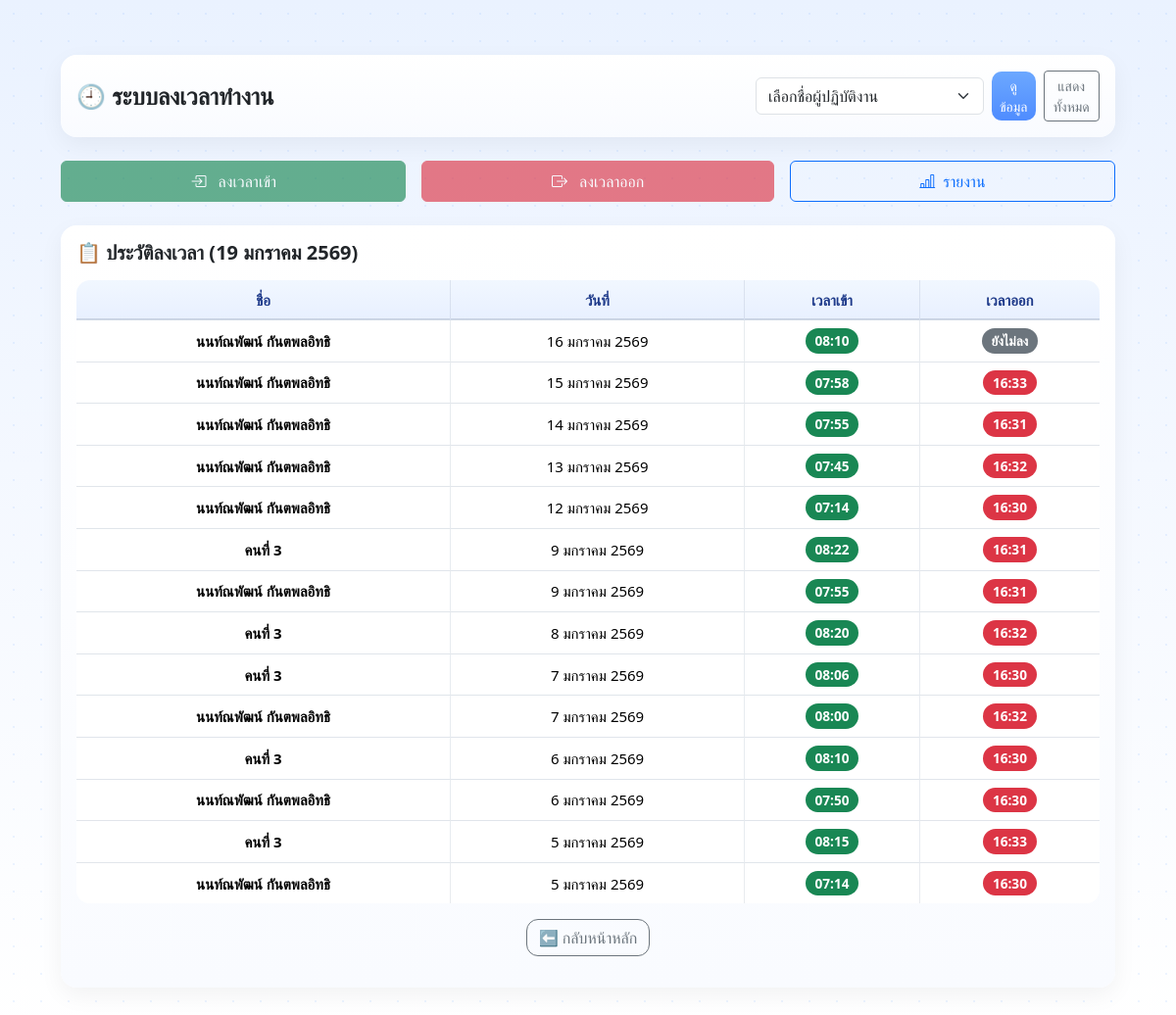
The page /attendance on the database as committed earlier.
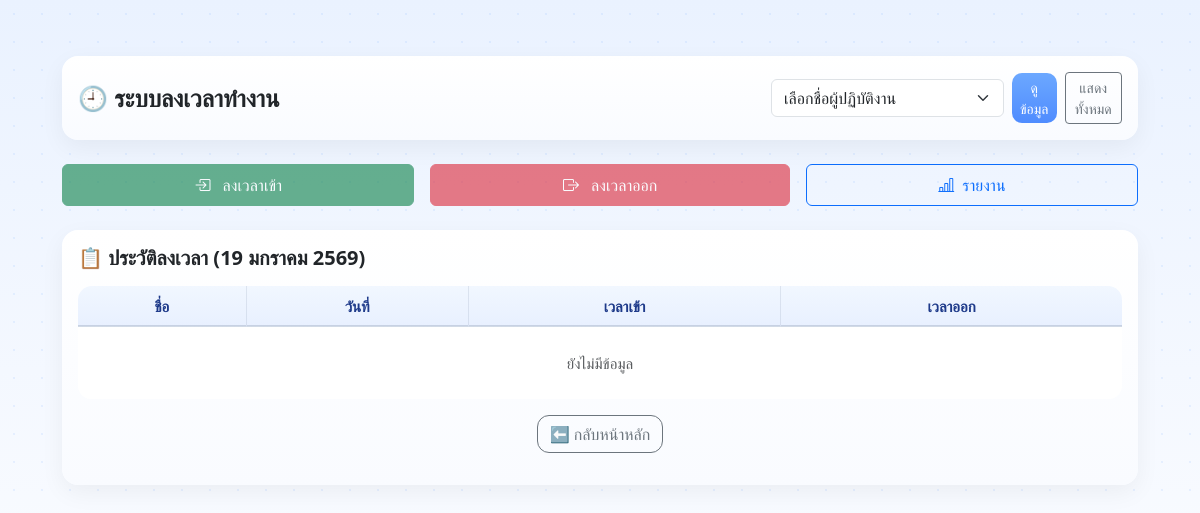
The same page on the database as committed later.
### tables this page shows
CREATE TABLE attendance (
            id INTEGER PRIMARY KEY AUTOINCREMENT,
            staff_name TEXT NOT NULL,
            work_date TEXT NOT NULL,
            time_in TEXT,
            time_out TEXT,
            note TEXT
        );

### app.py (the view)
@app.route("/attendance", methods=["GET"])
def attendance_page():
    now = datetime.now()
    from calendar import monthrange
    year = now.year
    month = now.month
    month_start = f"{year}-{month:02d}-01"
    last_day = monthrange(year, month)[1]
    month_end = f"{year}-{month:02d}-{last_day}"
    selected_staff = request.args.get("staff_name", "")
    conn = sqlite3.connect(DB_NAME)
    conn.row_factory = sqlite3.Row
    cur = conn.cursor()
    if selected_staff is not None and selected_staff != "":
        cur.execute("""
            SELECT staff_name, work_date, time_in, time_out, note
            FROM attendance
            WHERE staff_name = ?
            AND work_date BETWEEN ? AND ?
            ORDER BY work_date DESC
        """, (selected_staff, month_start, month_end))
    else:
        cur.execute("""
            SELECT staff_name, work_date, time_in, time_out, note
            FROM attendance
            WHERE work_date BETWEEN ? AND ?
            ORDER BY work_date DESC, staff_name
        """, (month_start, month_end))
    records = cur.fetchall()
    conn.close()
    today_th = format_date_th_short(now.strftime("%Y-%m-%d"))
    return render_template(
        "attendance.html",
        records=records,
        selected_staff=selected_staff,
        today_th=today_th,
        format_date_th_short=format_date_th_short
    )

### app.py (called while the page is built)
def format_date_th_short(date_str):
    if not date_str:
        return ""
    try:
        dt = datetime.strptime(date_str, "%Y-%m-%d")
        thai_months = [
            "มกราคม", "กุมภาพันธ์", "มีนาคม", "เมษายน",
            "พฤษภาคม", "มิถุนายน", "กรกฎาคม", "สิงหาคม",
            "กันยายน", "ตุลาคม", "พฤศจิกายน", "ธันวาคม"
        ]
        return f"{dt.day} {thai_months[dt.month-1]} {dt.year + 543}"
    except:
        return date_str

### templates/attendance.html (shortened to what this page needs)
<!DOCTYPE html>
<html lang="th">
<head>
    <link href="https://cdn.jsdelivr.net/npm/bootstrap@5.3.2/dist/css/bootstrap.min.css" rel="stylesheet">
    <link rel="stylesheet"
      href="https://cdn.jsdelivr.net/npm/bootstrap-icons@1.11.1/font/bootstrap-icons.css">
    <link rel="stylesheet" href="/static/theme.css">
</head>
<body>
<div class="container mt-4">
    <div class="card mb-4">
        <div class="card-body d-flex align-items-center justify-content-between flex-wrap gap-3">
            <h4 class="mb-0 fw-bold">🕘 ระบบลงเวลาทำงาน</h4>
            <form method="get" action="/attendance" class="d-flex gap-2 align-items-center">
                <select name="staff_name" class="form-select" required style="min-width:200px">
                    <option value="">เลือกชื่อผู้ปฏิบัติงาน</option>
                </select>
                <button class="btn btn-primary btn-sm">
                    ดูข้อมูล
                </button>
                <a href="/attendance" class="btn btn-outline-secondary btn-sm">
                    แสดงทั้งหมด
                </a>
            </form>
        </div>
    </div>
    <div class="d-flex gap-3 mb-4">
        <form method="post" action="/attendance/checkin" class="m-0 flex-fill">
            <button class="btn btn-success w-100 py-2"
                    {% if not selected_staff %}disabled{% endif %}>
                <i class="bi bi-box-arrow-in-right me-2"></i>
                ลงเวลาเข้า
            </button>
        </form>
        <form method="post" action="/attendance/checkout" class="m-0 flex-fill">
            <button class="btn btn-danger w-100 py-2"
                    {% if not selected_staff %}disabled{% endif %}>
                <i class="bi bi-box-arrow-right me-2"></i>
                ลงเวลาออก
            </button>
        </form>
        <a href="/work-compare"
        class="btn btn-outline-primary w-20 py-2 flex-fill d-flex align-items-center justify-content-center">
            <i class="bi bi-bar-chart-line me-2"></i>
            รายงาน
        </a>
    </div>
    <div class="card">
        <div class="card-body">
            <h5 class="fw-bold mb-3">
                📋 ประวัติลงเวลา ({{ today_th }})
            </h5>
            <div class="table-responsive">
                <table class="table table-bordered align-middle text-center">
                    <thead class="table-light">
                        <tr>
                            <th>ชื่อ</th>
                            <th>วันที่</th>
                            <th>เวลาเข้า</th>
                            <th>เวลาออก</th>
                        </tr>
                    </thead>
                    <tbody>
                        {% if records %}
                            {% for r in records %}
                            <tr>
                                <td class="fw-semibold">{{ r.staff_name }}</td>
                                <td>{{ format_date_th_short(r.work_date) }}</td>
                                <td>
                                    {% if r.time_in %}
                                        <span class="badge bg-success badge-status">{{ r.time_in }}</span>
                                    {% else %}
                                        <span class="badge bg-secondary badge-status">ยังไม่ลง</span>
                                    {% endif %}
                                </td>
                                <td>
                                    {% if r.time_out %}
                                        <span class="badge bg-danger badge-status">{{ r.time_out }}</span>
                                    {% else %}
                                        <span class="badge bg-secondary badge-status">ยังไม่ลง</span>
                                    {% endif %}
                                </td>
                            </tr>
                            {% endfor %}
                        {% else %}
                            <tr>
                                <td colspan="4" class="text-muted py-4">
                                    ยังไม่มีข้อมูล
                                </td>
                            </tr>
                        {% endif %}
                    </tbody>
                </table>
                <div class="text-center mb-3">
                <a href="/" class="btn btn-outline-secondary"
                style="border-radius: 12px;">
                    ⬅️ กลับหน้าหลัก
                </a>
            </div>
            </div>
        </div>
    </div>
</div>
</body>
</html>

### static/theme.css (style rules this page uses)
:root { --primary: #6CA8FF; --bg: #F5F9FF; --card: #FFFFFF; --border: #E6EDFA; --text-main: #1F2937; --text-muted: #94A3B8; }
body { background-color: var(--bg); color: var(--text-main); font-family: "Segoe UI", Tahoma, sans-serif; }
.card { background: var(--card); border-radius: 16px; border: 1px solid var(--border); box-shadow: 0 20px 40px rgba(108,168,255,.12); }
.btn-primary { background: var(--primary); border-color: var(--primary); border-radius: 10px; }
.table th, .table td { white-space: nowrap; vertical-align: middle; }
.table th:not(:last-child), .table td:not(:last-child) { border-right: 1px solid rgba(148, 163, 184, 0.22); }
.table th, .table td { text-align: center; vertical-align: middle; }
body { background: linear-gradient( 180deg, #eaf2ff 0%, #f4f8ff 45%, #ffffff 100% ); min-height: 100vh; font-size: 15px; line-height: 1.6; color: #1f2937; }
body::before { content: ""; position: fixed; inset: 0; background-image: radial-gradient(rgba(108,168,255,0.12) 1px, transparent 1px); background-size: 28px 28px; pointer-events: none; z-index: -1; }
.container { max-width: 1100px; padding-top: 32px; padding-bottom: 48px; }
.btn { transition: all .2s ease; }
.btn-primary { background: linear-gradient(180deg, #6ca8ff, #4f8cff); border: none; }
.section-box, .card, .table-box { background: linear-gradient( 180deg, #ffffff 0%, #f9fbff 100% ); border-radius: 18px; border: 1px solid rgba(108, 168, 255, 0.18); box-shadow: 0 18px 40px rgba(59, 130, 246, 0.12); }
.table { border-collapse: separate; border-spacing: 0; border-radius: 14px; overflow: hidden; background: #ffffff; }
.table thead th { background: transparent; color: #1e3a8a; font-weight: 600; border-bottom: 1px solid rgba(148, 163, 184, 0.35); }
.table th, .table td { text-align: center; vertical-align: middle; border: none; }
body { font-family: "Prompt", "Segoe UI", Tahoma, sans-serif; }
.table-responsive { overflow: visible; }
.table thead th { position: sticky; top: 0; z-index: 10; background: linear-gradient( 180deg, #f1f7ff 0%, #e8f0ff 100% ); box-shadow: inset 0 -1px 0 rgba(148,163,184,0.4); }
.card-body { padding-top: 1rem; }

### templates/attendance.html (style rules this page uses)
body { background: linear-gradient( 180deg, #eaf2ff 0%, #f4f8ff 45%, #ffffff 100% ); min-height: 100vh; }
.card { border-radius: 16px; box-shadow: 0 8px 24px rgba(0,0,0,0.05); border: none; }

Rows that differ between the two databases and show on the page:
removed attendance: staff_name "นนท์ณพัฒน์ กันตพลอิทธิ", work_date "16 มกราคม 2569", time_in "08:10", shows "ยังไม่ลง"
removed attendance: staff_name "นนท์ณพัฒน์ กันตพลอิทธิ", work_date "15 มกราคม 2569", time_in "07:58", time_out "16:33"
removed attendance: staff_name "นนท์ณพัฒน์ กันตพลอิทธิ", work_date "14 มกราคม 2569", time_in "07:55", time_out "16:31"
removed attendance: staff_name "นนท์ณพัฒน์ กันตพลอิทธิ", work_date "13 มกราคม 2569", time_in "07:45", time_out "16:32"
removed attendance: staff_name "นนท์ณพัฒน์ กันตพลอิทธิ", work_date "12 มกราคม 2569", time_in "07:14", time_out "16:30"
removed attendance: staff_name "คนที่ 3", work_date "9 มกราคม 2569", time_in "08:22", time_out "16:31"
removed attendance: staff_name "นนท์ณพัฒน์ กันตพลอิทธิ", work_date "9 มกราคม 2569", time_in "07:55", time_out "16:31"
removed attendance: staff_name "คนที่ 3", work_date "8 มกราคม 2569", time_in "08:20", time_out "16:32"
removed attendance: staff_name "คนที่ 3", work_date "7 มกราคม 2569", time_in "08:06", time_out "16:30"
removed attendance: staff_name "นนท์ณพัฒน์ กันตพลอิทธิ", work_date "7 มกราคม 2569", time_in "08:00", time_out "16:32"
removed attendance: staff_name "คนที่ 3", work_date "6 มกราคม 2569", time_in "08:10", time_out "16:30"
removed attendance: staff_name "นนท์ณพัฒน์ กันตพลอิทธิ", work_date "6 มกราคม 2569", time_in "07:50", time_out "16:30"
removed attendance: staff_name "คนที่ 3", work_date "5 มกราคม 2569", time_in "08:15", time_out "16:33"
removed attendance: staff_name "นนท์ณพัฒน์ กันตพลอิทธิ", work_date "5 มกราคม 2569", time_in "07:14", time_out "16:30"
Other text that changed with them:
text now shown: "ยังไม่มีข้อมูล"
